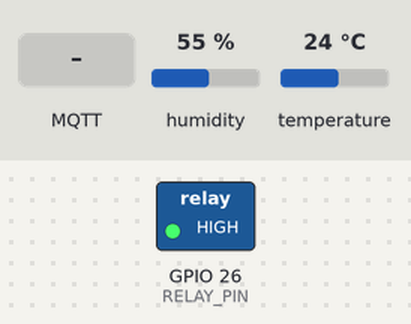
Simulated run of this sketch. Board: ESP32. Parts: switched loads named in the sketch (green lamp = pin HIGH). The test bench sets the inputs (shaded band); at power-on: humidity 55 %, temperature 24 °C. WiFi joins after 1.5 s; servers stay silent unless stated; uploads are accepted with an empty reply; random numbers use the default seed unless the sketch sets one; no MQTT or app messages arrive unless stated; what the sketch prints to the serial monitor is not drawn.

Above: at 3.7 s.
3.8 s: MQTT message "IRRIGATE" arrives on the first subscribed topic
At 5.0 s:
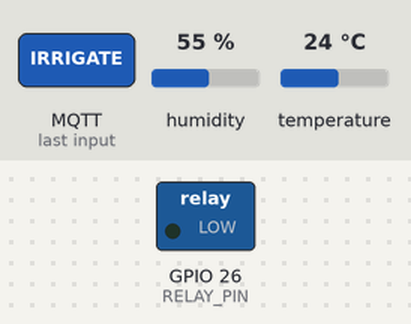
5.3 s: MQTT message "STOP" arrives on the first subscribed topic
At 6.2 s:
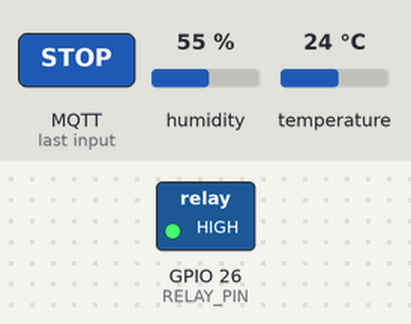
Timing chart, 0 to 8.3 s (numbered marks = the images above; inputs shaded):
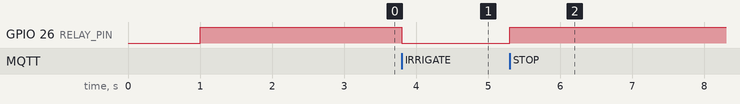

The sketch:

smart_irrigation.ino
```cpp
#include <WiFi.h>
#include "secrets.h"
#include <HTTPClient.h>
#include <WiFiClientSecure.h>
#include <DHT.h>
#include <PubSubClient.h>

#define WIFI_SSID      SECRET_SSID
#define WIFI_PASSWORD  SECRET_PASS
#define DATABASE_URL   SECRET_DB_URL

#define MQTT_SERVER   "broker.hivemq.com"
#define MQTT_PORT     1883
#define MQTT_TOPIC_SUB "irrigation/command"
#define MQTT_TOPIC_PUB "irrigation/status"

#define SOIL_PIN    34
#define DHT_PIN      4
#define RELAY_PIN   26
#define LDR_PIN     35
#define DHT_TYPE  DHT22

#define SOIL_DRY  2615
#define SOIL_WET   926

DHT dht(DHT_PIN, DHT_TYPE);

// Separate clients for MQTT and Firebase
WiFiClient mqttClient;
WiFiClientSecure httpsClient;

PubSubClient mqtt(mqttClient);

unsigned long lastSend = 0;
#define SEND_INTERVAL 3600000

void mqttCallback(char* topic, byte* payload, unsigned int length) {
  String message = "";
  for (int i = 0; i < length; i++) {
    message += (char)payload[i];
  }
  Serial.print("MQTT received: ");
  Serial.println(message);

  if (message == "IRRIGATE") {
    Serial.println(">> Pump ON");
    digitalWrite(RELAY_PIN, LOW);
    unsigned long pumpStart = millis();
    while (millis() - pumpStart < 30000) {
        mqtt.loop();
        delay(10);
    }
    digitalWrite(RELAY_PIN, HIGH);
    Serial.println(">> Watering done");
    mqtt.publish(MQTT_TOPIC_PUB, "DONE");
  } else if (message == "STOP") {
    Serial.println(">> Pump OFF");
    digitalWrite(RELAY_PIN, HIGH);
    mqtt.publish(MQTT_TOPIC_PUB, "STOPPED");
  }
}

void connectMQTT() {
  int attempts = 0;
  while (!mqtt.connected() && attempts < 5) {
    Serial.print("Connecting to MQTT...");
    String clientId = "ESP32-" + String(random(0xffff), HEX);
    if (mqtt.connect(clientId.c_str())) {
      Serial.println(" Connected!");
      mqtt.subscribe(MQTT_TOPIC_SUB);
      Serial.println("Subscribed to: irrigation/command");
    } else {
      Serial.print(" Failed rc=");
      Serial.println(mqtt.state());
      attempts++;
      delay(3000);
    }
  }
}

void setup() {
  Serial.begin(115200);
  delay(1000);
  pinMode(RELAY_PIN, OUTPUT);
  digitalWrite(RELAY_PIN, HIGH);
  dht.begin();

  WiFi.begin(WIFI_SSID, WIFI_PASSWORD);
  Serial.print("Connecting to WiFi");
  while (WiFi.status() != WL_CONNECTED) {
    Serial.print(".");
    delay(500);
  }
  Serial.println(" Connected!");
  Serial.println(WiFi.localIP());

  httpsClient.setInsecure();

  mqtt.setServer(MQTT_SERVER, MQTT_PORT);
  mqtt.setCallback(mqttCallback);
  connectMQTT();
}

int getMoisturePercent(int raw) {
  int pct = map(raw, SOIL_DRY, SOIL_WET, 0, 100);
  return constrain(pct, 0, 100);
}

void sendToFirebase(String path, String value) {
  HTTPClient http;
  String url = String(DATABASE_URL) + path + ".json";
  http.begin(httpsClient, url);
  http.addHeader("Content-Type", "application/json");
  int code = http.PUT(value);
  if (code > 0) {
    Serial.print("  sent "); Serial.print(path);
    Serial.print(" → HTTP "); Serial.println(code);
  } else {
    Serial.print("  error: "); Serial.println(http.errorToString(code));
  }
  http.end();
}

void loop() {
  if (!mqtt.connected()) {
    connectMQTT();
  }
  mqtt.loop();

  unsigned long now = millis();
  if (now - lastSend >= SEND_INTERVAL || lastSend == 0) {
    lastSend = now;

    int soilRaw  = analogRead(SOIL_PIN);
    int moisture = getMoisturePercent(soilRaw);
    float temp   = dht.readTemperature();
    float humi   = dht.readHumidity();
    int light    = analogRead(LDR_PIN);

    Serial.print("Moisture: "); Serial.print(moisture); Serial.println("%");
    Serial.print("Temp: ");     Serial.print(temp);     Serial.println(" C");
    Serial.print("Humidity: "); Serial.print(humi);     Serial.println(" %");
    Serial.print("Light: ");    Serial.println(light);

    Serial.println("Sending to Firebase...");
    sendToFirebase("/irrigation/moisture",    String(moisture));
    sendToFirebase("/irrigation/temperature", String(temp));
    sendToFirebase("/irrigation/humidity",    String(humi));
    sendToFirebase("/irrigation/light",       String(light));
    Serial.println("---");
  }
}
```

secrets.example.h
```cpp
// Copy this file to secrets.h and fill in your own values.
// secrets.h is git-ignored and must never be committed.
#define SECRET_SSID     "your-2.4GHz-wifi-name"
#define SECRET_PASS     "your-wifi-password"
#define SECRET_DB_URL   "https://YOUR-PROJECT-default-rtdb.REGION.firebasedatabase.app"
#define SECRET_API_KEY  "your-firebase-web-api-key"
```

Measured:
- after the input at 3.8 s, GPIO 26 (RELAY_PIN): HIGH → LOW at once
- after the input at 5.3 s, GPIO 26 (RELAY_PIN): LOW → HIGH at once
